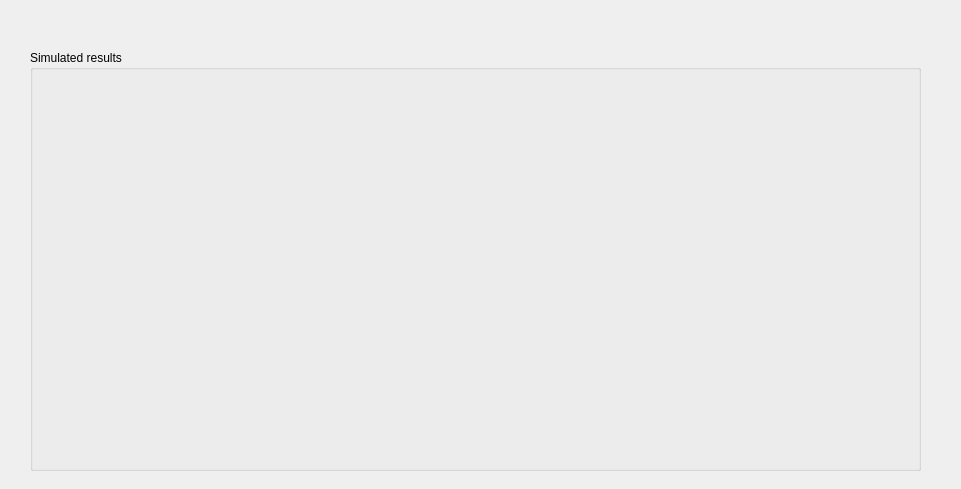
<?xml version="1.0" encoding="UTF-8"?>
<ui version="4.0">
 <class>TimeDistribution</class>
 <widget class="QDialog" name="TimeDistribution">
  <property name="geometry">
   <rect>
    <x>0</x>
    <y>0</y>
    <width>961</width>
    <height>489</height>
   </rect>
  </property>
  <property name="windowTitle">
   <string>Dialog</string>
  </property>
  <widget class="QGroupBox" name="VisualizeTimeDist">
   <property name="geometry">
    <rect>
     <x>30</x>
     <y>50</y>
     <width>891</width>
     <height>421</height>
    </rect>
   </property>
   <property name="title">
    <string>Simulated results</string>
   </property>
  </widget>
 </widget>
 <resources/>
 <connections/>
</ui>
